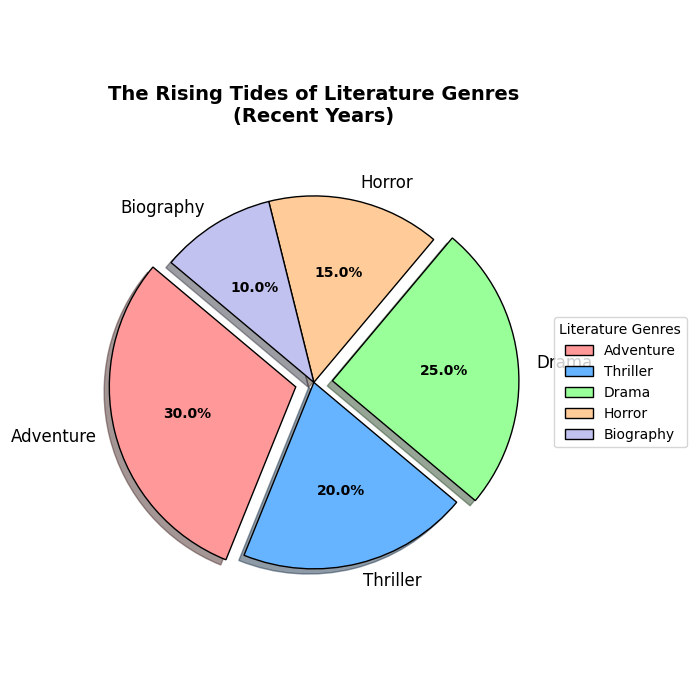

Python code for this plot:
import matplotlib.pyplot as plt
import numpy as np

# Updated genres randomly
genres = ['Adventure', 'Thriller', 'Drama', 'Horror', 'Biography']

# The same popularity percentages
popularity = [30, 20, 25, 15, 10]

# Same colors for pie segments
colors = ['#ff9999', '#66b3ff', '#99ff99', '#ffcc99', '#c2c2f0']

# Explode settings to highlight 'Adventure' and 'Drama' slices
explode = (0.1, 0, 0.1, 0, 0)

# Create the pie chart with updated text elements
fig, ax = plt.subplots(figsize=(7, 7))
wedges, texts, autotexts = ax.pie(popularity, labels=genres, colors=colors, autopct='%1.1f%%', startangle=140,
                                  explode=explode, shadow=True, wedgeprops={'edgecolor': 'black'}, textprops={'fontsize': 12})

# Changed title of the pie chart
ax.set_title("The Rising Tides of Literature Genres\n(Recent Years)", fontsize=14, fontweight='bold', pad=20)

# Customize the percentage labels inside the pie chart
for autotext in autotexts:
    autotext.set_color('black')
    autotext.set_fontsize(10)
    autotext.set_weight('bold')

# Updated legend with a new title
ax.legend(wedges, genres, title="Literature Genres", loc="center left", bbox_to_anchor=(1, 0.5), fontsize=10)

# Automatically adjust layout for the best fit
plt.tight_layout()

# Display the pie chart
plt.show()
